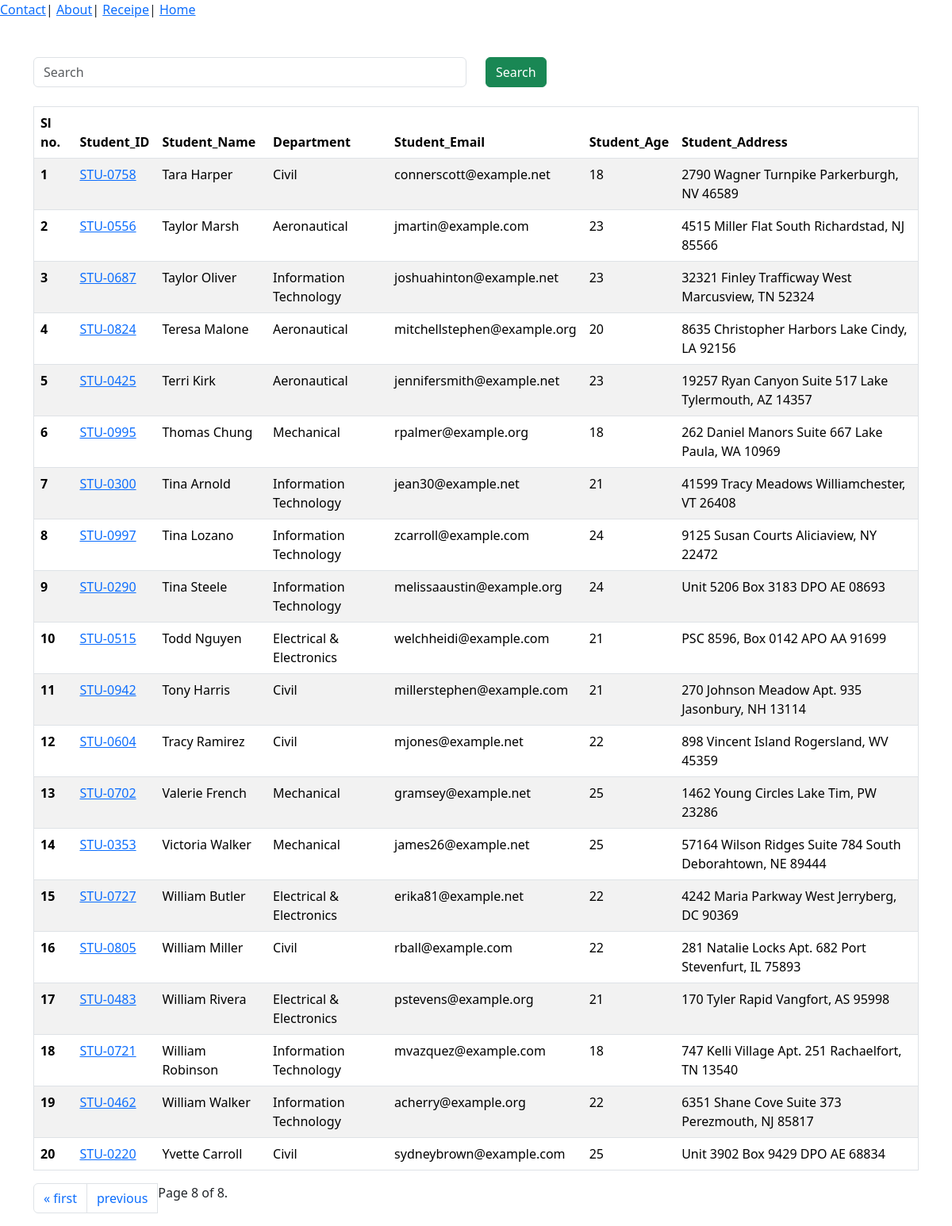
/students/?page=8, run on the app's committed database.
### vege/models.py (models this page shows)
class Student(models.Model):
    department = models.ForeignKey(Department, related_name="depart", on_delete=models.CASCADE)
    student_id = models.OneToOneField(StudentID, related_name="studentid", on_delete=models.CASCADE)
    student_name = models.CharField(max_length=100)
    student_email = models.EmailField(unique=True)
    student_age = models.IntegerField(default=18)
    student_address = models.TextField()
    def __str__(self) -> str:
        return self.student_name
    class Meta:
        ordering = ['student_name']
        verbose_name = "student"

class StudentID(models.Model):
    student_id = models.CharField(max_length=50)
    def __str__(self) -> str:
        return self.student_id

class Department(models.Model):
    department = models.CharField(max_length=100)
    def __str__(self) -> str:
        return  self.department
    class Meta:
        ordering = ['department']

### vege/views.py (the view)
# urls.py: path('students/', get_students, name="get_student"),
def get_students(request):
    students = Student.objects.all()
    ranks = Student.objects.annotate(marks = Sum('studentname__marks')).order_by('-marks')
    print(ranks)
    if request.GET.get('search'):
        search = request.GET.get('search')
        students = students.filter(
            Q(student_name__icontains = search) |
            Q(department__department__icontains = search),
        )
    paginator = Paginator(students, 20)  # Show 25 contacts per page.
    page_number = request.GET.get("page", 1)
    page_obj = paginator.get_page(page_number)
    return render(request, 'report/student.html', {'students': page_obj})

### vege/templates/report/student.html (shortened to what this page needs)
{% extends "base.html" %}
{% block start %}
<a href="/contact/">Contact</a>|
<a href="/about/">About</a>|
<a href="/receipies/">Receipe</a>|
<a href="/">Home</a>
<div class="container mt-5">
    <form class="mb-4">
        <div class="row">
            <div class="col-md-6">
                <input class="form-control" name="search" placeholder="Search">
            </div>
            <div class="col-md-6">
                <button class="btn btn-success">Search</button>
            </div>
        </div>
    </form>
    <table class="table table-striped">
        <thead>
            <tr>
                <th scope="col">Sl no.</th>
                <th scope="col">Student_ID</th>
                <th scope="col">Student_Name</th>
                <th scope="col">Department</th>
                <th scope="col">Student_Email</th>
                <th scope="col">Student_Age</th>
                <th scope="col">Student_Address</th>
            </tr>
        </thead>
        <tbody>
            {% for student in students %}
            <tr>
                <th scope="row">{{forloop.counter}}</th>
                <td>
                <a href="/see_marks/{{ student.student_id }}/" >{{ student.student_id }}</a>
                </td>
                <td>{{ student.student_name }}</td>
                <td>{{ student.department }}</td>
                <td>{{ student.student_email }}</td>
                <td>{{ student.student_age }}</td>
                <td>{{ student.student_address }}</td>
            </tr>
            {% endfor %}
        </tbody>
    </table>
    <nav aria-label="Page navbar">
        <ul class="pagination">
            {% if students.has_previous %}
            <li class="page-item"><a class="page-link" href="?page=1">&laquo; first </a></li>
            <li class="page-item"><a class="page-link" href="?page={{ students.previous_page_number }}"> previous</a>
            </li>
            {% endif %}
            <span class="current">
                Page {{ students.number }} of {{ students.paginator.num_pages }}.
            </span>
        </ul>
    </nav>
</div>
{% endblock %}

### home/templates/base.html (style rules this page uses)
table, th, td { border: 1px solid black; }

### data on the page
Student: student_id "STU-0758", student_name "Tara Harper", department "Civil", student_email "connerscott@example.net", student_age "18", student_address "2790 Wagner Turnpike Parkerburgh, NV 46589"
Student: student_id "STU-0556", student_name "Taylor Marsh", department "Aeronautical", student_email "jmartin@example.com", student_age "23", student_address "4515 Miller Flat South Richardstad, NJ 85566"
Student: student_id "STU-0687", student_name "Taylor Oliver", department "Information Technology", student_email "joshuahinton@example.net", student_age "23", student_address "32321 Finley Trafficway West Marcusview, TN 52324"
Student: student_id "STU-0824", student_name "Teresa Malone", department "Aeronautical", student_email "mitchellstephen@example.org", student_age "20", student_address "8635 Christopher Harbors Lake Cindy, LA 92156"
Student: student_id "STU-0425", student_name "Terri Kirk", department "Aeronautical", student_email "jennifersmith@example.net", student_age "23", student_address "19257 Ryan Canyon Suite 517 Lake Tylermouth, AZ 14357"
Student: student_id "STU-0995", student_name "Thomas Chung", department "Mechanical", student_email "rpalmer@example.org", student_age "18", student_address "262 Daniel Manors Suite 667 Lake Paula, WA 10969"
Student: student_id "STU-0300", student_name "Tina Arnold", department "Information Technology", student_email "jean30@example.net", student_age "21", student_address "41599 Tracy Meadows Williamchester, VT 26408"
Student: student_id "STU-0997", student_name "Tina Lozano", department "Information Technology", student_email "zcarroll@example.com", student_age "24", student_address "9125 Susan Courts Aliciaview, NY 22472"
Student: student_id "STU-0290", student_name "Tina Steele", department "Information Technology", student_email "melissaaustin@example.org", student_age "24", student_address "Unit 5206 Box 3183 DPO AE 08693"
Student: student_id "STU-0515", student_name "Todd Nguyen", department "Electrical & Electronics", student_email "welchheidi@example.com", student_age "21", student_address "PSC 8596, Box 0142 APO AA 91699"
Student: student_id "STU-0942", student_name "Tony Harris", department "Civil", student_email "millerstephen@example.com", student_age "21", student_address "270 Johnson Meadow Apt. 935 Jasonbury, NH 13114"
Student: student_id "STU-0604", student_name "Tracy Ramirez", department "Civil", student_email "mjones@example.net", student_age "22", student_address "898 Vincent Island Rogersland, WV 45359"
Student: student_id "STU-0702", student_name "Valerie French", department "Mechanical", student_email "gramsey@example.net", student_age "25", student_address "1462 Young Circles Lake Tim, PW 23286"
Student: student_id "STU-0353", student_name "Victoria Walker", department "Mechanical", student_email "james26@example.net", student_age "25", student_address "57164 Wilson Ridges Suite 784 South Deborahtown, NE 89444"
Student: student_id "STU-0727", student_name "William Butler", department "Electrical & Electronics", student_email "erika81@example.net", student_age "22", student_address "4242 Maria Parkway West Jerryberg, DC 90369"
Student: student_id "STU-0805", student_name "William Miller", department "Civil", student_email "rball@example.com", student_age "22", student_address "281 Natalie Locks Apt. 682 Port Stevenfurt, IL 75893"
Student: student_id "STU-0483", student_name "William Rivera", department "Electrical & Electronics", student_email "pstevens@example.org", student_age "21", student_address "170 Tyler Rapid Vangfort, AS 95998"
Student: student_id "STU-0721", student_name "William Robinson", department "Information Technology", student_email "mvazquez@example.com", student_age "18", student_address "747 Kelli Village Apt. 251 Rachaelfort, TN 13540"
Student: student_id "STU-0462", student_name "William Walker", department "Information Technology", student_email "acherry@example.org", student_age "22", student_address "6351 Shane Cove Suite 373 Perezmouth, NJ 85817"
Student: student_id "STU-0220", student_name "Yvette Carroll", department "Civil", student_email "sydneybrown@example.com", student_age "25", student_address "Unit 3902 Box 9429 DPO AE 68834"

### other printed values
{{ students.number }} "8"
{{ students.paginator.num_pages }} "8"
